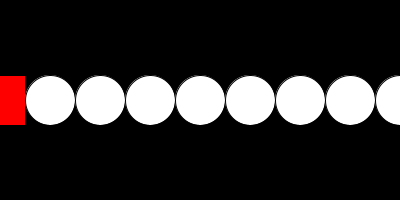
Frame 1 (no input)
Frame 60 (the mouse pressed at the canvas centre just before this capture): identical to frame 1, image omitted
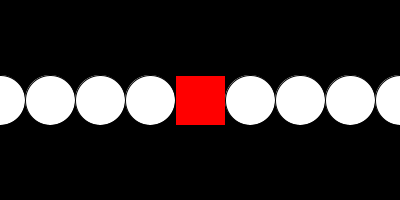
Frame 120 (the mouse held since frame 60 and released just before this capture)

The Processing sketch that drew these frames (run headless with seeded random() and noise(); from frame 60 on, the mouse is pressed at the canvas centre):

// Processing sketch: ex05_01_06
// ── ex05_01_06.pde
// 마우스 현재 위치의 원을 사각형으로 변경

void setup() {
  size(400, 200);
}

void draw() {
  background(0);
  for (int x = 0; x <= width; x += 50) {
    if (mouseX > x-25 && mouseX < x+25) {
      fill(255, 0, 0);
      rectMode(CENTER);
      rect(x, height/2, 50, 50);
    } else {
      fill(255); 
      ellipse(x, height/2, 50, 50);
    }
  }
}
